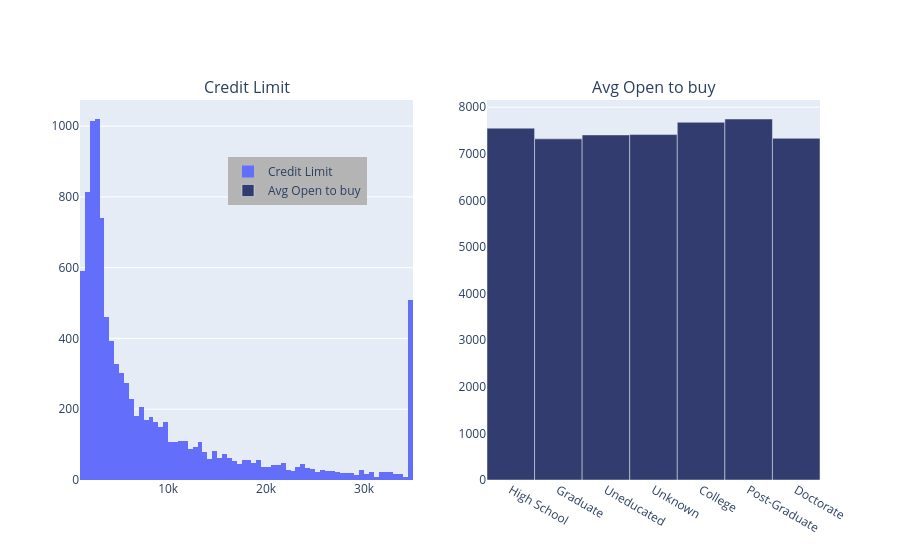

Notebook code cell kept with this figure:
### Markdown cell above
## Subplots

Plotly offers a simple way to create subplots, quite similar to pyplot. With the ```make_subplots``` function, we pass as arguments how many rows and columns we want to display and then use ```add_trace()```. This functions adds a trace, i.e. what will be displayed as a new plot, to fill these allocated slots by specifying the ```row``` and ```col``` arguments with the respective indexes. Note that we use ```graph_objects``` here, which have been imported as ```go```. The syntax for ```go```s changes slightly as the function name starts with a capital letter.

Some more customization in the example below:

- `subplot_titles`: list of strings containing the titles of the subplot in row-major ordering (first row (of plots) left to right, then second row...) 

- ```legend``` inside ```update_layout```: takes a dict as argument for customization of the legend. Customization includes for example:
    - ```x/y``` as position relative to figure 
    - `bgcolor` asto change the legend's background colour

### Code cell
import plotly.graph_objects as go
from plotly.subplots import make_subplots

fig = make_subplots(rows=1, cols=2, subplot_titles=['Credit Limit','Avg Open to buy'])

fig.add_trace(go.Histogram(x= credit_cards.Credit_Limit, name='Credit Limit'), row=1, col=1)

fig.add_trace(go.Bar(x=credit_cards.Education_Level.unique(),
                     y=credit_cards.groupby('Education_Level').mean(numeric_only=True).Avg_Open_To_Buy, name='Avg Open to buy',
                     marker=dict(color='rgba(50,60,110, 1)')),
              row=1, col=2)

fig.update_layout(legend={'x':.2, 'y':.85, 'bgcolor': 'rgb(180,180,181)'})
fig.show()

### Figure 1 — Plotly figure (JSON) as saved in the notebook; plotly's stock layout.template omitted (floating-point values rounded to 4 significant figures; data arrays with more than 128 entries replaced by an {"elided": "..."} marker saying what was removed)
{"data": [{"name": "Credit Limit", "type": "histogram", "x": {"elided": "10127 float values"}, "xaxis": "x", "yaxis": "y"}, {"marker": {"color": "rgba(50,60,110, 1)"}, "name": "Avg Open to buy", "type": "bar", "x": ["High School", "Graduate", "Uneducated", "Unknown", "College", "Post-Graduate", "Doctorate"], "xaxis": "x2", "y": [7549.0, 7319.0, 7404.0, 7411.0, 7675.0, 7745.0, 7331.0], "yaxis": "y2"}], "layout": {"annotations": [{"font": {"size": 16}, "showarrow": false, "text": "Credit Limit", "x": 0.225, "xanchor": "center", "xref": "paper", "y": 1, "yanchor": "bottom", "yref": "paper"}, {"font": {"size": 16}, "showarrow": false, "text": "Avg Open to buy", "x": 0.775, "xanchor": "center", "xref": "paper", "y": 1, "yanchor": "bottom", "yref": "paper"}], "legend": {"bgcolor": "rgb(180,180,181)", "x": 0.2, "y": 0.85}, "xaxis": {"anchor": "y", "domain": [0, 0.45]}, "xaxis2": {"anchor": "y2", "domain": [0.55, 1]}, "yaxis": {"anchor": "x", "domain": [0, 1]}, "yaxis2": {"anchor": "x2", "domain": [0, 1]}}}
